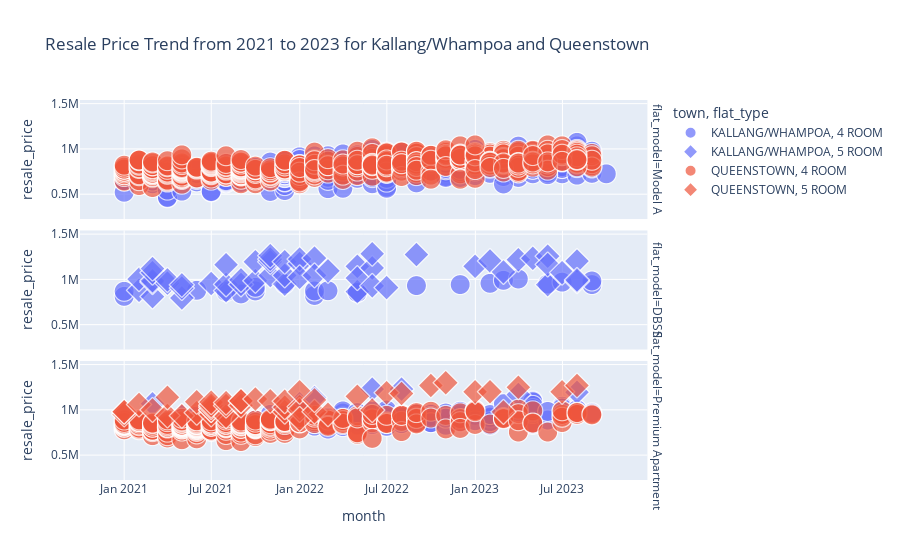

Notebook source saved alongside this figure:
### Code cell
import plotly.express as px

# Filter data between 2021 and 2023
df_2021_2023 = new_filtered[new_filtered['year'].isin([2021, 2022, 2023])]

# Define the list of selected flat models
selected_flat_models = ['Model A', 'DBSS', 'Premium Apartment']

# Further filter the data for the desired conditions
df_filtered_towns_flats_models = df_2021_2023[
    (df_2021_2023['town'].isin(['KALLANG/WHAMPOA', 'QUEENSTOWN'])) & 
    (df_2021_2023['flat_type'].isin(['4 ROOM', '5 ROOM'])) &
    (df_2021_2023['flat_model'].isin(selected_flat_models))
]

# Convert lease_commence_date to a numeric value, like the year, for sizing
df_filtered_towns_flats_models['lease_commence_year'] = df_filtered_towns_flats_models['lease_commence_date'].dt.year

# Create the scatter plot
fig = px.scatter(df_filtered_towns_flats_models, 
                 x='month', 
                 y='resale_price', 
                 color='town',
                 size='lease_commence_year', # Represent lease_commence_date with the size of markers
                 symbol='flat_type',
                 facet_row='flat_model', # Facet by flat model on rows
                 title='Resale Price Trend from 2021 to 2023 for Kallang/Whampoa and Queenstown',
                 hover_data=['resale_price', 'lease_commence_date', 'town', 'flat_model', 'flat_type']) 

# Show the plot
fig.show()

### Figure 1 — Plotly figure (JSON) as saved in the notebook; plotly's stock layout.template omitted (floating-point values rounded to 4 significant figures; data arrays with more than 128 entries replaced by an {"elided": "..."} marker saying what was removed)
{"data": [{"customdata": {"elided": "383x4 str values"}, "hovertemplate": "town=%{customdata[1]}<br>flat_type=%{customdata[3]}<br>flat_model=%{customdata[2]}<br>month=%{x}<br>resale_price=%{y}<br>lease_commence_year=%{marker.size}<br>lease_commence_date=%{customdata[0]}<extra></extra>", "legendgroup": "KALLANG/WHAMPOA, 4 ROOM", "marker": {"color": "#636efa", "size": {"elided": "383 int values"}, "sizemode": "area", "sizeref": 5.045, "symbol": "circle"}, "mode": "markers", "name": "KALLANG/WHAMPOA, 4 ROOM", "showlegend": true, "type": "scattergl", "x": {"elided": "383 str values"}, "xaxis": "x3", "y": {"elided": "383 float values"}, "yaxis": "y3"}, {"customdata": [["2011-01-01T00:00:00", "KALLANG/WHAMPOA", "DBSS", "4 ROOM"], ["2011-01-01T00:00:00", "KALLANG/WHAMPOA", "DBSS", "4 ROOM"], ["2011-01-01T00:00:00", "KALLANG/WHAMPOA", "DBSS", "4 ROOM"], ["2011-01-01T00:00:00", "KALLANG/WHAMPOA", "DBSS", "4 ROOM"], ["2011-01-01T00:00:00", "KALLANG/WHAMPOA", "DBSS", "4 ROOM"], ["2011-01-01T00:00:00", "KALLANG/WHAMPOA", "DBSS", "4 ROOM"], ["2011-01-01T00:00:00", "KALLANG/WHAMPOA", "DBSS", "4 ROOM"], ["2011-01-01T00:00:00", "KALLANG/WHAMPOA", "DBSS", "4 ROOM"], ["2011-01-01T00:00:00", "KALLANG/WHAMPOA", "DBSS", "4 ROOM"], ["2011-01-01T00:00:00", "KALLANG/WHAMPOA", "DBSS", "4 ROOM"], ["2011-01-01T00:00:00", "KALLANG/WHAMPOA", "DBSS", "4 ROOM"], ["2011-01-01T00:00:00", "KALLANG/WHAMPOA", "DBSS", "4 ROOM"], ["2011-01-01T00:00:00", "KALLANG/WHAMPOA", "DBSS", "4 ROOM"], ["2011-01-01T00:00:00", "KALLANG/WHAMPOA", "DBSS", "4 ROOM"], ["2011-01-01T00:00:00", "KALLANG/WHAMPOA", "DBSS", "4 ROOM"], ["2011-01-01T00:00:00", "KALLANG/WHAMPOA", "DBSS", "4 ROOM"], ["2011-01-01T00:00:00", "KALLANG/WHAMPOA", "DBSS", "4 ROOM"], ["2011-01-01T00:00:00", "KALLANG/WHAMPOA", "DBSS", "4 ROOM"], ["2011-01-01T00:00:00", "KALLANG/WHAMPOA", "DBSS", "4 ROOM"], ["2011-01-01T00:00:00", "KALLANG/WHAMPOA", "DBSS", "4 ROOM"], ["2011-01-01T00:00:00", "KALLANG/WHAMPOA", "DBSS", "4 ROOM"], ["2011-01-01T00:00:00", "KALLANG/WHAMPOA", "DBSS", "4 ROOM"]], "hovertemplate": "town=%{customdata[1]}<br>flat_type=%{customdata[3]}<br>flat_model=%{customdata[2]}<br>month=%{x}<br>resale_price=%{y}<br>lease_commence_year=%{marker.size}<br>lease_commence_date=%{customdata[0]}<extra></extra>", "legendgroup": "KALLANG/WHAMPOA, 4 ROOM", "marker": {"color": "#636efa", "size": [2011, 2011, 2011, 2011, 2011, 2011, 2011, 2011, 2011, 2011, 2011, 2011, 2011, 2011, 2011, 2011, 2011, 2011, 2011, 2011, 2011, 2011], "sizemode": "area", "sizeref": 5.045, "symbol": "circle"}, "mode": "markers", "name": "KALLANG/WHAMPOA, 4 ROOM", "showlegend": false, "type": "scattergl", "x": ["2021-01-01T00:00:00", "2021-01-01T00:00:00", "2021-06-01T00:00:00", "2021-08-01T00:00:00", "2021-09-01T00:00:00", "2021-10-01T00:00:00", "2021-10-01T00:00:00", "2021-12-01T00:00:00", "2022-02-01T00:00:00", "2022-02-01T00:00:00", "2022-03-01T00:00:00", "2022-05-01T00:00:00", "2022-05-01T00:00:00", "2022-09-01T00:00:00", "2022-12-01T00:00:00", "2023-02-01T00:00:00", "2023-03-01T00:00:00", "2023-04-01T00:00:00", "2023-06-01T00:00:00", "2023-07-01T00:00:00", "2023-09-01T00:00:00", "2023-09-01T00:00:00"], "xaxis": "x2", "y": [818000, 873888, 885000, 870000, 845000, 878000, 918000, 955000, 828000, 878000, 880000, 863000, 860000, 937000, 948000, 962000, 995000, 1010000, 955000, 975000, 948000, 988000], "yaxis": "y2"}, {"customdata": {"elided": "149x4 str values"}, "hovertemplate": "town=%{customdata[1]}<br>flat_type=%{customdata[3]}<br>flat_model=%{customdata[2]}<br>month=%{x}<br>resale_price=%{y}<br>lease_commence_year=%{marker.size}<br>lease_commence_date=%{customdata[0]}<extra></extra>", "legendgroup": "KALLANG/WHAMPOA, 4 ROOM", "marker": {"color": "#636efa", "size": {"elided": "149 int values"}, "sizemode": "area", "sizeref": 5.045, "symbol": "circle"}, "mode": "markers", "name": "KALLANG/WHAMPOA, 4 ROOM", "showlegend": false, "type": "scattergl", "x": {"elided": "149 str values"}, "xaxis": "x", "y": {"elided": "149 float values"}, "yaxis": "y"}, {"customdata": {"elided": "53x4 str values"}, "hovertemplate": "town=%{customdata[1]}<br>flat_type=%{customdata[3]}<br>flat_model=%{customdata[2]}<br>month=%{x}<br>resale_price=%{y}<br>lease_commence_year=%{marker.size}<br>lease_commence_date=%{customdata[0]}<extra></extra>", "legendgroup": "KALLANG/WHAMPOA, 5 ROOM", "marker": {"color": "#636efa", "size": [2011, 2011, 2011, 2011, 2011, 2011, 2011, 2011, 2011, 2011, 2011, 2011, 2011, 2011, 2011, 2011, 2011, 2011, 2011, 2011, 2011, 2011, 2011, 2011, 2011, 2011, 2011, 2011, 2011, 2011, 2011, 2011, 2011, 2011, 2011, 2011, 2011, 2011, 2011, 2011, 2011, 2011, 2011, 2011, 2011, 2011, 2011, 2011, 2011, 2011, 2011, 2011, 2011], "sizemode": "area", "sizeref": 5.045, "symbol": "diamond"}, "mode": "markers", "name": "KALLANG/WHAMPOA, 5 ROOM", "showlegend": true, "type": "scattergl", "x": ["2021-02-01T00:00:00", "2021-02-01T00:00:00", "2021-03-01T00:00:00", "2021-03-01T00:00:00", "2021-03-01T00:00:00", "2021-03-01T00:00:00", "2021-03-01T00:00:00", "2021-04-01T00:00:00", "2021-04-01T00:00:00", "2021-05-01T00:00:00", "2021-05-01T00:00:00", "2021-05-01T00:00:00", "2021-07-01T00:00:00", "2021-08-01T00:00:00", "2021-08-01T00:00:00", "2021-08-01T00:00:00", "2021-09-01T00:00:00", "2021-09-01T00:00:00", "2021-10-01T00:00:00", "2021-10-01T00:00:00", "2021-11-01T00:00:00", "2021-11-01T00:00:00", "2021-11-01T00:00:00", "2021-11-01T00:00:00", "2021-12-01T00:00:00", "2021-12-01T00:00:00", "2021-12-01T00:00:00", "2022-01-01T00:00:00", "2022-01-01T00:00:00", "2022-01-01T00:00:00", "2022-02-01T00:00:00", "2022-02-01T00:00:00", "2022-03-01T00:00:00", "2022-05-01T00:00:00", "2022-05-01T00:00:00", "2022-05-01T00:00:00", "2022-06-01T00:00:00", "2022-06-01T00:00:00", "2022-06-01T00:00:00", "2022-07-01T00:00:00", "2022-09-01T00:00:00", "2023-01-01T00:00:00", "2023-02-01T00:00:00", "2023-03-01T00:00:00", "2023-04-01T00:00:00", "2023-05-01T00:00:00", "2023-06-01T00:00:00", "2023-06-01T00:00:00", "2023-06-01T00:00:00", "2023-07-01T00:00:00", "2023-08-01T00:00:00", "2023-08-01T00:00:00", "2023-08-01T00:00:00"], "xaxis": "x2", "y": [885000, 1008000, 815000, 975000, 990000, 1080000, 1125000, 965000, 1000000, 800000, 910000, 945000, 960000, 880000, 950000, 1168000, 950000, 1000000, 990000, 1200000, 1048000, 1200000, 1230000, 1268000, 953000, 1050000, 1200888, 1180000, 1230000, 1028888, 1240888, 1050000, 1100000, 1150000, 870000, 1020000, 1132000, 933888, 1288888, 915000, 1280000, 1150000, 1208888, 1088000, 1222888, 1238888, 947000, 1262000, 1170000, 1080000, 1208000, 985000, 1000000], "yaxis": "y2"}, {"customdata": [["2017-01-01T00:00:00", "KALLANG/WHAMPOA", "Premium Apartment", "5 ROOM"], ["2017-01-01T00:00:00", "KALLANG/WHAMPOA", "Premium Apartment", "5 ROOM"], ["2017-01-01T00:00:00", "KALLANG/WHAMPOA", "Premium Apartment", "5 ROOM"], ["2017-01-01T00:00:00", "KALLANG/WHAMPOA", "Premium Apartment", "5 ROOM"], ["2017-01-01T00:00:00", "KALLANG/WHAMPOA", "Premium Apartment", "5 ROOM"], ["2017-01-01T00:00:00", "KALLANG/WHAMPOA", "Premium Apartment", "5 ROOM"], ["2017-01-01T00:00:00", "KALLANG/WHAMPOA", "Premium Apartment", "5 ROOM"], ["2017-01-01T00:00:00", "KALLANG/WHAMPOA", "Premium Apartment", "5 ROOM"]], "hovertemplate": "town=%{customdata[1]}<br>flat_type=%{customdata[3]}<br>flat_model=%{customdata[2]}<br>month=%{x}<br>resale_price=%{y}<br>lease_commence_year=%{marker.size}<br>lease_commence_date=%{customdata[0]}<extra></extra>", "legendgroup": "KALLANG/WHAMPOA, 5 ROOM", "marker": {"color": "#636efa", "size": [2017, 2017, 2017, 2017, 2017, 2017, 2017, 2017], "sizemode": "area", "sizeref": 5.045, "symbol": "diamond"}, "mode": "markers", "name": "KALLANG/WHAMPOA, 5 ROOM", "showlegend": false, "type": "scattergl", "x": ["2021-03-01T00:00:00", "2021-05-01T00:00:00", "2022-01-01T00:00:00", "2022-02-01T00:00:00", "2022-06-01T00:00:00", "2022-08-01T00:00:00", "2023-04-01T00:00:00", "2023-08-01T00:00:00"], "xaxis": "x", "y": [1068000, 928000, 1068000, 1135000, 1230000, 1230000, 1170000, 1195000], "yaxis": "y"}, {"customdata": {"elided": "418x4 str values"}, "hovertemplate": "town=%{customdata[1]}<br>flat_type=%{customdata[3]}<br>flat_model=%{customdata[2]}<br>month=%{x}<br>resale_price=%{y}<br>lease_commence_year=%{marker.size}<br>lease_commence_date=%{customdata[0]}<extra></extra>", "legendgroup": "QUEENSTOWN, 4 ROOM", "marker": {"color": "#EF553B", "size": {"elided": "418 int values"}, "sizemode": "area", "sizeref": 5.045, "symbol": "circle"}, "mode": "markers", "name": "QUEENSTOWN, 4 ROOM", "showlegend": true, "type": "scattergl", "x": {"elided": "418 str values"}, "xaxis": "x3", "y": {"elided": "418 int values"}, "yaxis": "y3"}, {"customdata": {"elided": "245x4 str values"}, "hovertemplate": "town=%{customdata[1]}<br>flat_type=%{customdata[3]}<br>flat_model=%{customdata[2]}<br>month=%{x}<br>resale_price=%{y}<br>lease_commence_year=%{marker.size}<br>lease_commence_date=%{customdata[0]}<extra></extra>", "legendgroup": "QUEENSTOWN, 4 ROOM", "marker": {"color": "#EF553B", "size": {"elided": "245 int values"}, "sizemode": "area", "sizeref": 5.045, "symbol": "circle"}, "mode": "markers", "name": "QUEENSTOWN, 4 ROOM", "showlegend": false, "type": "scattergl", "x": {"elided": "245 str values"}, "xaxis": "x", "y": {"elided": "245 int values"}, "yaxis": "y"}, {"customdata": {"elided": "46x4 str values"}, "hovertemplate": "town=%{customdata[1]}<br>flat_type=%{customdata[3]}<br>flat_model=%{customdata[2]}<br>month=%{x}<br>resale_price=%{y}<br>lease_commence_year=%{marker.size}<br>lease_commence_date=%{customdata[0]}<extra></extra>", "legendgroup": "QUEENSTOWN, 5 ROOM", "marker": {"color": "#EF553B", "size": [2016, 2016, 2016, 2016, 2016, 2016, 2016, 2016, 2016, 2016, 2016, 2016, 2016, 2016, 2016, 2016, 2016, 2016, 2016, 2016, 2016, 2016, 2016, 2016, 2016, 2016, 2016, 2016, 2016, 2016, 2016, 2016, 2016, 2016, 2016, 2016, 2016, 2016, 2016, 2016, 2016, 2016, 2016, 2016, 2016, 2016], "sizemode": "area", "sizeref": 5.045, "symbol": "diamond"}, "mode": "markers", "name": "QUEENSTOWN, 5 ROOM", "showlegend": true, "type": "scattergl", "x": ["2021-01-01T00:00:00", "2021-01-01T00:00:00", "2021-01-01T00:00:00", "2021-02-01T00:00:00", "2021-03-01T00:00:00", "2021-04-01T00:00:00", "2021-04-01T00:00:00", "2021-05-01T00:00:00", "2021-06-01T00:00:00", "2021-06-01T00:00:00", "2021-07-01T00:00:00", "2021-07-01T00:00:00", "2021-07-01T00:00:00", "2021-07-01T00:00:00", "2021-07-01T00:00:00", "2021-07-01T00:00:00", "2021-08-01T00:00:00", "2021-08-01T00:00:00", "2021-08-01T00:00:00", "2021-09-01T00:00:00", "2021-09-01T00:00:00", "2021-09-01T00:00:00", "2021-10-01T00:00:00", "2021-11-01T00:00:00", "2021-12-01T00:00:00", "2021-12-01T00:00:00", "2021-12-01T00:00:00", "2022-01-01T00:00:00", "2022-01-01T00:00:00", "2022-01-01T00:00:00", "2022-01-01T00:00:00", "2022-02-01T00:00:00", "2022-02-01T00:00:00", "2022-03-01T00:00:00", "2022-05-01T00:00:00", "2022-06-01T00:00:00", "2022-07-01T00:00:00", "2022-08-01T00:00:00", "2022-10-01T00:00:00", "2022-11-01T00:00:00", "2023-01-01T00:00:00", "2023-02-01T00:00:00", "2023-03-01T00:00:00", "2023-04-01T00:00:00", "2023-07-01T00:00:00", "2023-08-01T00:00:00"], "xaxis": "x", "y": [950000, 980000, 980000, 1060000, 999988, 938000, 1138888, 935000, 968888, 1090000, 950000, 998000, 1000000, 1030000, 1050000, 1085000, 930000, 1048000, 1080000, 1050000, 1098888, 1100000, 1120000, 1100000, 980088, 1030000, 1096000, 1035000, 1000000, 900000, 1200000, 980000, 1110000, 952000, 1150000, 998000, 1190000, 1181000, 1270000, 1300000, 1200000, 1200888, 978000, 1250000, 1200000, 1270000], "yaxis": "y"}], "layout": {"annotations": [{"font": {}, "showarrow": false, "text": "flat_model=Premium Apartment", "textangle": 90, "x": 0.98, "xanchor": "left", "xref": "paper", "y": 0.1567, "yanchor": "middle", "yref": "paper"}, {"font": {}, "showarrow": false, "text": "flat_model=DBSS", "textangle": 90, "x": 0.98, "xanchor": "left", "xref": "paper", "y": 0.5, "yanchor": "middle", "yref": "paper"}, {"font": {}, "showarrow": false, "text": "flat_model=Model A", "textangle": 90, "x": 0.98, "xanchor": "left", "xref": "paper", "y": 0.8433, "yanchor": "middle", "yref": "paper"}], "autosize": true, "legend": {"itemsizing": "constant", "title": {"text": "town, flat_type"}, "tracegroupgap": 0}, "title": {"text": "Resale Price Trend from 2021 to 2023 for Kallang/Whampoa and Queenstown"}, "xaxis": {"anchor": "y", "autorange": true, "domain": [0, 0.98], "range": ["2020-09-20 02:24:14.5233", "2024-01-11 19:03:54.4955"], "title": {"text": "month"}, "type": "date"}, "xaxis2": {"anchor": "y2", "autorange": true, "domain": [0, 0.98], "matches": "x", "range": ["2020-09-20 02:24:14.5233", "2024-01-11 19:03:54.4955"], "showticklabels": false, "type": "date"}, "xaxis3": {"anchor": "y3", "autorange": true, "domain": [0, 0.98], "matches": "x", "range": ["2020-09-20 02:24:14.5233", "2024-01-11 19:03:54.4955"], "showticklabels": false, "type": "date"}, "yaxis": {"anchor": "x", "autorange": true, "domain": [0, 0.3133], "range": [-342900.0, 2110000.0], "title": {"text": "resale_price"}, "type": "linear"}, "yaxis2": {"anchor": "x2", "autorange": true, "domain": [0.3433, 0.6567], "matches": "y", "range": [-342900.0, 2110000.0], "title": {"text": "resale_price"}, "type": "linear"}, "yaxis3": {"anchor": "x3", "autorange": true, "domain": [0.6867, 1.0], "matches": "y", "range": [-342900.0, 2110000.0], "title": {"text": "resale_price"}, "type": "linear"}}}
